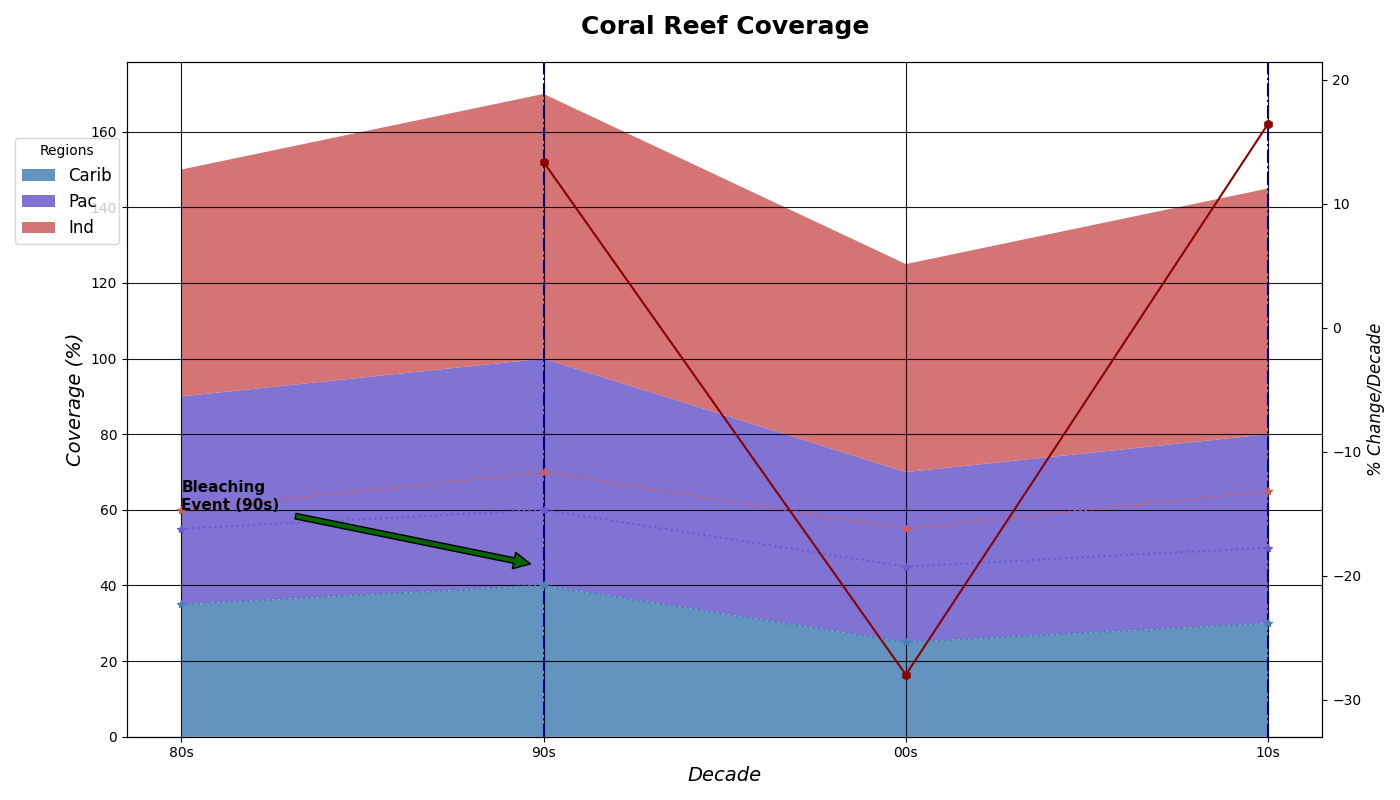

Recreate this plot in Python.
import matplotlib.pyplot as plt
import numpy as np

decades = np.array(['80s', '90s', '00s', '10s'])
caribbean_reef = np.array([35, 40, 25, 30])
pacific_reef = np.array([55, 60, 45, 50])
indian_ocean_reef = np.array([60, 70, 55, 65])
reef_data = np.vstack([caribbean_reef, pacific_reef, indian_ocean_reef])

fig, ax = plt.subplots(figsize=(14, 8))
ax.stackplot(decades, reef_data, labels=['Carib', 'Pac', 'Ind'],
             colors=['#4682B4', '#6A5ACD', '#CD5C5C'], alpha=0.85)

ax.set_title('Coral Reef Coverage', fontsize=18, weight='heavy', pad=20)
ax.set_xlabel('Decade', fontsize=14, style='italic')
ax.set_ylabel('Coverage (%)', fontsize=14, style='italic')

highlight_decades = ['90s', '10s']
for decade in highlight_decades:
    ax.axvline(x=decade, color='navy', linestyle='-.', linewidth=1.5)

ax.annotate('Bleaching\nEvent (90s)', xy=('90s', 45), xytext=('80s', 60),
            arrowprops=dict(facecolor='darkgreen', shrink=0.05), fontsize=11, weight='bold')

ax.grid(visible=True, linestyle='-', alpha=0.9, color='black')

ax.legend(loc='upper right', bbox_to_anchor=(0, 0.9), title='Regions', fontsize=12, shadow=False)

for y, color in zip(reef_data, ['#4682B4', '#6A5ACD', '#CD5C5C']):
    ax.plot(decades, y, marker='*', markersize=6, color=color, linestyle=':', alpha=1)

percent_change = np.diff(reef_data, axis=1) / reef_data[:, :-1] * 100
avg_percent_change = np.mean(percent_change, axis=0)

ax_change = ax.twinx()
ax_change.plot(decades[1:], avg_percent_change, color='darkred', linestyle='-', marker='h', label='% Change')
ax_change.set_ylabel('% Change/Decade', fontsize=12, style='italic')
ax_change.set_ylim(min(avg_percent_change) - 5, max(avg_percent_change) + 5)

plt.tight_layout()
plt.show()
